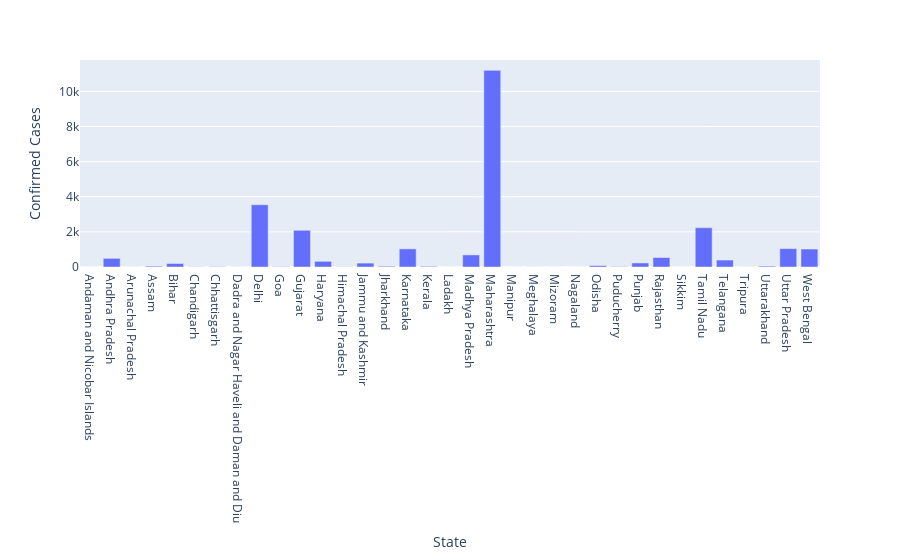

Notebook code for this chart:
### Code cell
px.bar(df,x='State',y='Confirmed Cases')

### Figure 1 — Plotly figure (JSON) as saved in the notebook; plotly's stock layout.template omitted (floating-point values rounded to 4 significant figures)
{"data": [{"alignmentgroup": "True", "hovertemplate": "State=%{x}<br>Confirmed Cases=%{y}<extra></extra>", "legendgroup": "", "marker": {"color": "#636efa"}, "name": "", "offsetgroup": "", "orientation": "v", "showlegend": false, "textposition": "auto", "type": "bar", "x": ["Andaman and Nicobar Islands", "Andhra Pradesh", "Arunachal Pradesh", "Assam", "Bihar", "Chandigarh", "Chhattisgarh", "Dadra and Nagar Haveli and Daman and Diu", "Delhi", "Goa", "Gujarat", "Haryana", "Himachal Pradesh", "Jammu and Kashmir", "Jharkhand", "Karnataka", "Kerala", "Ladakh", "Madhya Pradesh", "Maharashtra", "Manipur", "Meghalaya", "Mizoram", "Nagaland", "Odisha", "Puducherry", "Punjab", "Rajasthan", "Sikkim", "Tamil Nadu", "Telangana", "Tripura", "Uttarakhand", "Uttar Pradesh", "West Bengal"], "xaxis": "x", "y": [0, 492, 3, 48, 197, 11, 21, 2, 3545, 19, 2089, 322, 11, 222, 42, 1032, 37, 1, 689, 11194, 0, 2, 0, 0, 79, 22, 230, 538, 0, 2236, 396, 3, 50, 1046, 1023], "yaxis": "y"}], "layout": {"barmode": "relative", "legend": {"tracegroupgap": 0}, "margin": {"t": 60}, "xaxis": {"anchor": "y", "domain": [0, 1], "title": {"text": "State"}}, "yaxis": {"anchor": "x", "domain": [0, 1], "title": {"text": "Confirmed Cases"}}}}
